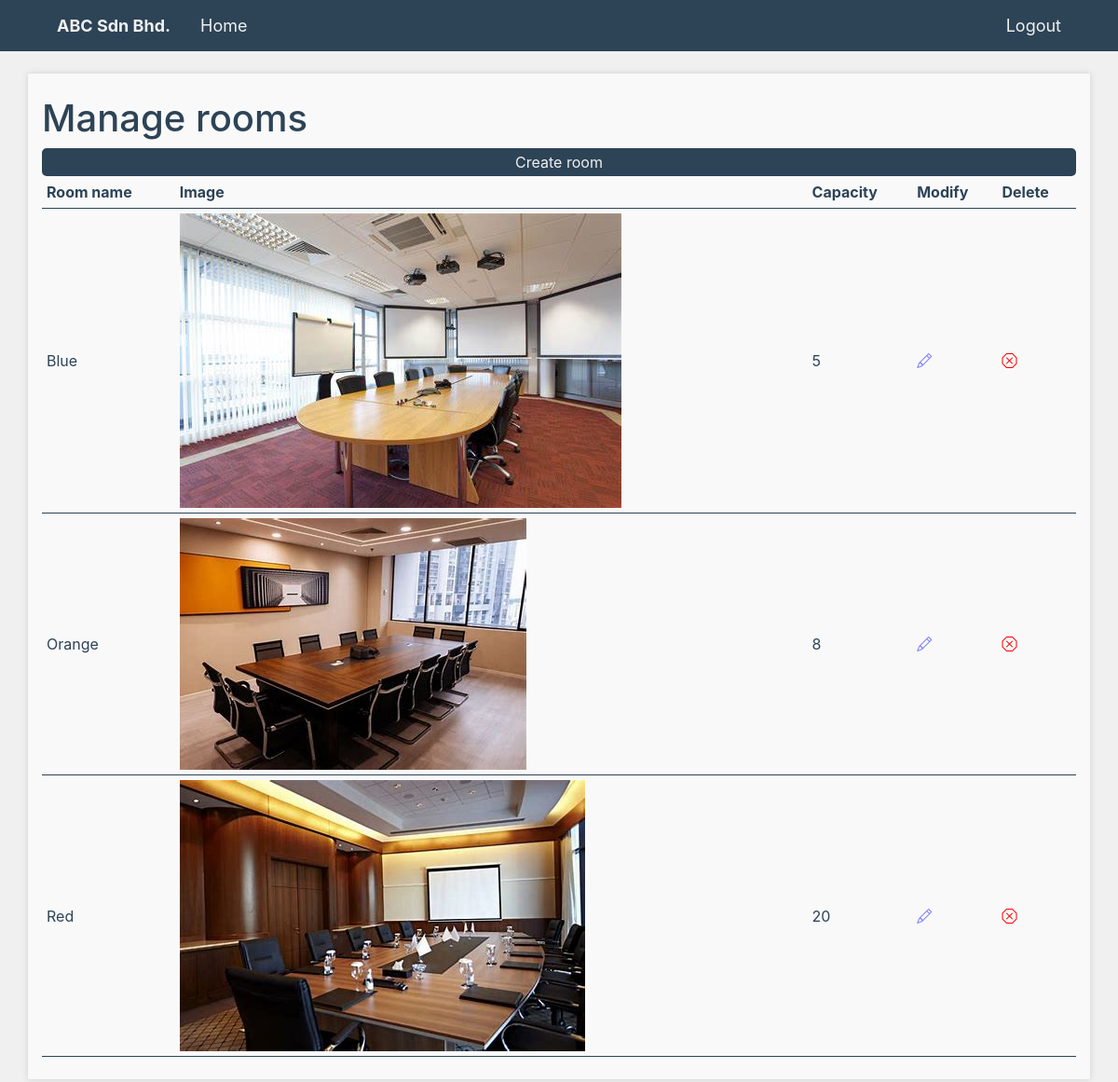
Page /roomManagement/ (signed in) on the committed database.
### rooms/models.py (models this page shows, shortened)
class Room(models.Model):
    roomName = models.CharField(max_length=50, unique=True)
    capacity = models.IntegerField(default=0)
    createdAt = models.DateTimeField(auto_now_add=True)
    roomImage = models.ImageField(null=True, blank=True, upload_to='img/')

### rooms/views.py (the view)
# urls.py: path('', roomManagementView, name='roomManagement'),
def roomManagementView(request):
    rooms = Room.objects.all()
    context = {'rooms' : rooms}
    return render(request, "rooms/roomManagement.html", context)

### rooms/templates/rooms/roomManagement.html (shortened to what this page needs)
{% extends 'base.html' %}
{% load static %}
{% block content %}
{% if user.is_staff %}
<br>
<div class="container py-4 boxColor boxShadow">
    <h1>Manage rooms</h1>
    <button><a href="{% url 'createRoom' %}">Create room </a></button>
    <table class="dataTable">
        <tr style="font-weight:bold">
            <th>Room name</th>
            <th>Image</th>
            <th>Capacity</th>
            <th>Modify</th>
            <th>Delete</th>
        </tr>
        {% for room in rooms %}
            <tr>
                <td>{{room.roomName}}</td>
                <td><img src="{{ room.roomImage.url }}"></td>
                <td>{{room.capacity}}</td>
                <td><a href="modify/{{room.id}}"><i class="bi bi-pencil"></i></a></td>
                <td><a href="deleteRoom/{{room.id}}"><i class="bi bi-x-octagon"></i></a></td>
            </tr>
        {% endfor %}
    </table>
</div>
{% else %}
<br>
<div class="container py-4 boxColor boxShadow">
    <p>You are not logged in.</p>
    <button><a href="{% url 'login' %}">Log In</a></button>
</div>
{% endif %}
{% endblock %}

### templates/base.html (style rules this page uses)
:root { --orange:#FF8551; --white:#f9f9f9; --offWhite:#f0f0f0; --buttonColor:var(--grey); --grey:#2D4356; --success:#7FFFD4; --fail:#ff7b95; }
body { background-color:var(--offWhite); color:var(--grey) }
a { color:var(--grey) }
.boxShadow { filter: drop-shadow(0px 0px 3px #cecece); border-radius:2px; }
.boxColor { background-color:var(--white); }
button { background-color:var(--buttonColor); border:2px solid var(--grey); border-radius:5px; width:100%; color:var(--offWhite) !important; }
button a { display:block; width:100%; color:var(--offWhite) !important; }
.bi-pencil { color:rgb(125, 125, 254); }
.bi-x-octagon { color:red; }
button a { color:var(--grey); }
.dataTable { width:100%; }
.dataTable td,th { padding:5px; }
.dataTable td { border-top:1px solid var(--grey); border-bottom:1px solid var(--grey); }

### templates/header.html (style rules this page uses)
a { text-decoration: none; }

### rows in the picture
Room: roomName "Blue", roomImage (picture), capacity "5"
Room: roomName "Orange", roomImage (picture), capacity "8"
Room: roomName "Red", roomImage (picture), capacity "20"
